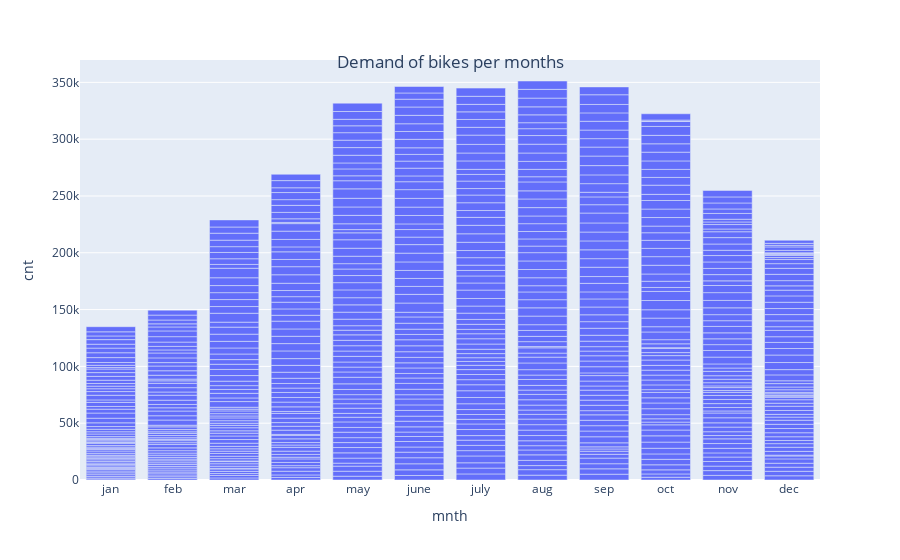

The cell this chart's notebook holds for it:
### Code cell
fig = px.bar(df, x='mnth', y='cnt')

fig.update_layout(
    title={
        'text': "Demand of bikes per months",
        'y':0.9,
        'x':0.5,
        'xanchor': 'center',
        'yanchor': 'top'})

fig.show()

### Figure 1 — Plotly figure (JSON) as saved in the notebook; plotly's stock layout.template omitted (floating-point values rounded to 4 significant figures; data arrays with more than 128 entries replaced by an {"elided": "..."} marker saying what was removed)
{"data": [{"alignmentgroup": "True", "hovertemplate": "mnth=%{x}<br>cnt=%{y}<extra></extra>", "legendgroup": "", "marker": {"color": "#636efa", "pattern": {"shape": ""}}, "name": "", "offsetgroup": "", "orientation": "v", "showlegend": false, "textposition": "auto", "type": "bar", "x": {"elided": "730 str values"}, "xaxis": "x", "y": {"elided": "730 int values"}, "yaxis": "y"}], "layout": {"barmode": "relative", "legend": {"tracegroupgap": 0}, "margin": {"t": 60}, "title": {"text": "Demand of bikes per months", "x": 0.5, "xanchor": "center", "y": 0.9, "yanchor": "top"}, "xaxis": {"anchor": "y", "domain": [0, 1], "title": {"text": "mnth"}}, "yaxis": {"anchor": "x", "domain": [0, 1], "title": {"text": "cnt"}}}}
